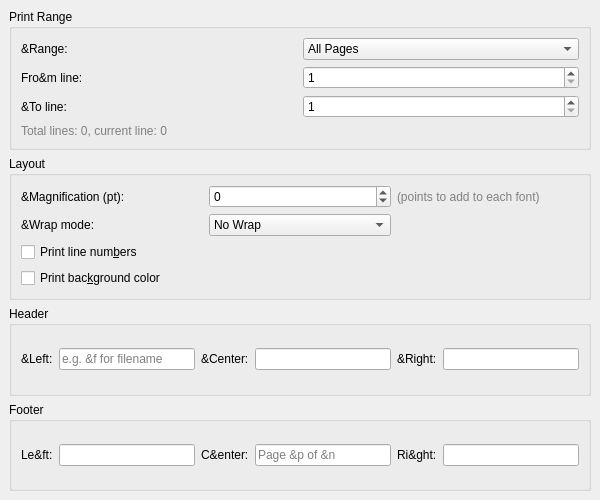
<?xml version="1.0" encoding="UTF-8"?>
<ui version="4.0">
 <class>PrintWizardPageLayout</class>
 <widget class="QWizardPage" name="PrintWizardPageLayout">
  <property name="geometry">
   <rect>
    <x>0</x>
    <y>0</y>
    <width>600</width>
    <height>500</height>
   </rect>
  </property>
  <property name="title">
   <string>Layout and Format</string>
  </property>
  <property name="subTitle">
   <string>Configure print layout, range, headers, and footers</string>
  </property>
  <layout class="QVBoxLayout" name="verticalLayout">
   <property name="leftMargin">
    <number>9</number>
   </property>
   <property name="topMargin">
    <number>9</number>
   </property>
   <property name="rightMargin">
    <number>9</number>
   </property>
   <property name="bottomMargin">
    <number>9</number>
   </property>
   <item>
    <widget class="QGroupBox" name="groupRange">
     <property name="title">
      <string>Print Range</string>
     </property>
     <layout class="QGridLayout" name="gridRange">
      <item row="0" column="0">
       <widget class="QLabel" name="labelRangeType">
        <property name="text">
         <string>&amp;Range:</string>
        </property>
       </widget>
      </item>
      <item row="0" column="1">
       <widget class="QComboBox" name="comboRangeType">
        <item>
         <property name="text">
          <string>All Pages</string>
         </property>
        </item>
        <item>
         <property name="text">
          <string>Current Page</string>
         </property>
        </item>
        <item>
         <property name="text">
          <string>Selection</string>
         </property>
        </item>
        <item>
         <property name="text">
          <string>Range (From-To)</string>
         </property>
        </item>
       </widget>
      </item>
      <item row="1" column="0">
       <widget class="QLabel" name="labelFrom">
        <property name="text">
         <string>Fro&amp;m line:</string>
        </property>
       </widget>
      </item>
      <item row="1" column="1">
       <widget class="QSpinBox" name="spinFrom">
        <property name="minimum">
         <number>1</number>
        </property>
        <property name="maximum">
         <number>999999</number>
        </property>
        <property name="value">
         <number>1</number>
        </property>
       </widget>
      </item>
      <item row="2" column="0">
       <widget class="QLabel" name="labelTo">
        <property name="text">
         <string>&amp;To line:</string>
        </property>
       </widget>
      </item>
      <item row="2" column="1">
       <widget class="QSpinBox" name="spinTo">
        <property name="minimum">
         <number>1</number>
        </property>
        <property name="maximum">
         <number>999999</number>
        </property>
        <property name="value">
         <number>1</number>
        </property>
       </widget>
      </item>
      <item row="3" column="0" colspan="2">
       <widget class="QLabel" name="labelLineInfo">
        <property name="text">
         <string>Total lines: 0, current line: 0</string>
        </property>
        <property name="styleSheet">
         <string>color: gray;</string>
        </property>
       </widget>
      </item>
     </layout>
    </widget>
   </item>
   <item>
    <widget class="QGroupBox" name="groupLayout">
     <property name="title">
      <string>Layout</string>
     </property>
     <layout class="QGridLayout" name="gridLayout">
      <item row="0" column="0">
       <widget class="QLabel" name="labelMagnification">
        <property name="text">
         <string>&amp;Magnification (pt):</string>
        </property>
       </widget>
      </item>
      <item row="0" column="1">
       <widget class="QSpinBox" name="spinMagnification">
        <property name="minimum">
         <number>-20</number>
        </property>
        <property name="maximum">
         <number>20</number>
        </property>
        <property name="value">
         <number>0</number>
        </property>
       </widget>
      </item>
      <item row="0" column="2">
       <widget class="QLabel" name="labelMagInfo">
        <property name="text">
         <string>(points to add to each font)</string>
        </property>
        <property name="styleSheet">
         <string>color: gray;</string>
        </property>
       </widget>
      </item>
      <item row="1" column="0">
       <widget class="QLabel" name="labelWrapMode">
        <property name="text">
         <string>&amp;Wrap mode:</string>
        </property>
       </widget>
      </item>
      <item row="1" column="1">
       <widget class="QComboBox" name="comboWrapMode">
        <item>
         <property name="text">
          <string>No Wrap</string>
         </property>
        </item>
        <item>
         <property name="text">
          <string>Word Wrap</string>
         </property>
        </item>
        <item>
         <property name="text">
          <string>Character Wrap</string>
         </property>
        </item>
        <item>
         <property name="text">
          <string>Whitespace Wrap</string>
         </property>
        </item>
       </widget>
      </item>
      <item row="2" column="0" colspan="3">
       <widget class="QCheckBox" name="checkLineNumbers">
        <property name="text">
         <string>Print line num&amp;bers</string>
        </property>
       </widget>
      </item>
      <item row="3" column="0" colspan="3">
       <widget class="QCheckBox" name="checkBackground">
        <property name="text">
         <string>Print bac&amp;kground color</string>
        </property>
       </widget>
      </item>
     </layout>
    </widget>
   </item>
   <item>
    <widget class="QGroupBox" name="groupHeader">
     <property name="title">
      <string>Header</string>
     </property>
     <layout class="QGridLayout" name="gridHeader">
      <item row="0" column="0">
       <widget class="QLabel" name="labelHeaderLeft">
        <property name="text">
         <string>&amp;Left:</string>
        </property>
       </widget>
      </item>
      <item row="0" column="1">
       <widget class="QLineEdit" name="editHeaderLeft">
        <property name="placeholderText">
         <string>e.g. &amp;f for filename</string>
        </property>
       </widget>
      </item>
      <item row="0" column="2">
       <widget class="QLabel" name="labelHeaderCenter">
        <property name="text">
         <string>&amp;Center:</string>
        </property>
       </widget>
      </item>
      <item row="0" column="3">
       <widget class="QLineEdit" name="editHeaderCenter"/>
      </item>
      <item row="0" column="4">
       <widget class="QLabel" name="labelHeaderRight">
        <property name="text">
         <string>&amp;Right:</string>
        </property>
       </widget>
      </item>
      <item row="0" column="5">
       <widget class="QLineEdit" name="editHeaderRight"/>
      </item>
     </layout>
    </widget>
   </item>
   <item>
    <widget class="QGroupBox" name="groupFooter">
     <property name="title">
      <string>Footer</string>
     </property>
     <layout class="QGridLayout" name="gridFooter">
      <item row="0" column="0">
       <widget class="QLabel" name="labelFooterLeft">
        <property name="text">
         <string>Le&amp;ft:</string>
        </property>
       </widget>
      </item>
      <item row="0" column="1">
       <widget class="QLineEdit" name="editFooterLeft"/>
      </item>
      <item row="0" column="2">
       <widget class="QLabel" name="labelFooterCenter">
        <property name="text">
         <string>C&amp;enter:</string>
        </property>
       </widget>
      </item>
      <item row="0" column="3">
       <widget class="QLineEdit" name="editFooterCenter">
        <property name="placeholderText">
         <string>Page &amp;p of &amp;n</string>
        </property>
       </widget>
      </item>
      <item row="0" column="4">
       <widget class="QLabel" name="labelFooterRight">
        <property name="text">
         <string>Ri&amp;ght:</string>
        </property>
       </widget>
      </item>
      <item row="0" column="5">
       <widget class="QLineEdit" name="editFooterRight"/>
      </item>
     </layout>
    </widget>
   </item>
  </layout>
 </widget>
 <resources/>
 <connections/>
</ui>
